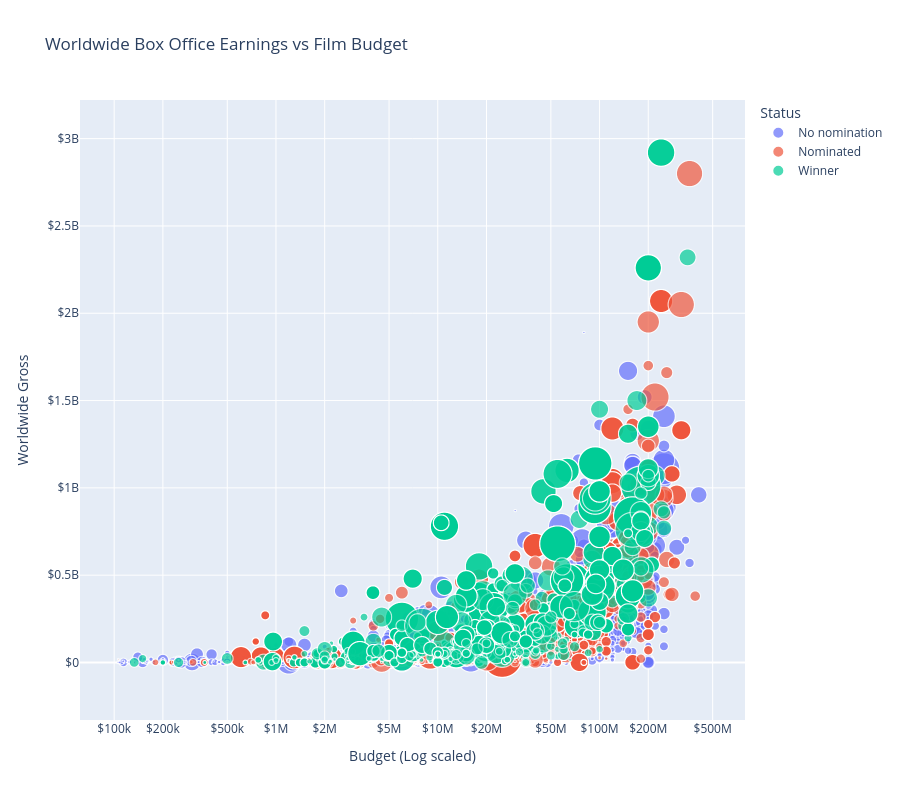

The code cell stored with this chart in its notebook:
### Markdown cell above
### Iterate through rows and add points to scatter plot
We only want to display a film once despite how many nominations or awards it received, so we remove duplicates in the dataframe. We then add the rounded budgets and box office earnings to a scatter plot along with tooltips to display the film's IMDb votes, rating, and title along with the budget and earnings.

### Code cell
df1 = to_graph[0]
df2 = to_graph[1]
df3 = to_graph[2]
df3 = df3.rename(columns={'title': 'Film'})

all_films_scatter = pd.concat([df1, df2, df3], ignore_index=True)

# remove duplicate films between Oscar nominees/winners (every film should appear only once)
winner_ids = all_films_scatter.loc[all_films_scatter['Status'] == 'Winner', 'FilmId']
all_films_scatter = all_films_scatter[
    (all_films_scatter['Status'] != 'Nominated') |
    (~all_films_scatter['FilmId'].isin(winner_ids))
]

fig = px.scatter(
    all_films_scatter,
    x='rounded_budget',
    y='rounded_gross',
    size='votes',
    size_max=40,
    color='Status',
    title='Worldwide Box Office Earnings vs Film Budget',
    custom_data=['votes', 'rating', 'Film'],
    category_orders={
        'Status': ['No nomination', 'Nominated', 'Winner']
    },
    hover_data={
        'Status': False,
        'votes': ':,',
        'rating': True,
        'Film': True if 'Film' in all_films_scatter.columns else False
    },
    labels={
        'rounded_budget': 'Budget',
        'rounded_gross': 'Gross',
        'votes': 'User Votes',
        'rating': 'IMDb Rating'
    }
)

fig.update_layout(
    xaxis_type='log',
    xaxis_title='Budget (Log scaled)',
    yaxis_title='Worldwide Gross',
    xaxis_tickformat='$~s',
    yaxis_tickprefix='$',
    height=800
)

fig.update_traces(
    hovertemplate=
        "Budget=$%{x:.2~s}<br>"
        "Gross=$%{y:.2~s}<br>"
        "User Votes=%{customdata[0]:,}<br>"
        "IMDb Rating=%{customdata[1]}<br>"
        "Film=%{customdata[2]}"
        "<extra></extra>"
)

fig.show(config={'displayModeBar': False})

### Figure 1 — Plotly figure (JSON) as saved in the notebook; plotly's stock layout.template omitted (floating-point values rounded to 4 significant figures; data arrays with more than 128 entries replaced by an {"elided": "..."} marker saying what was removed)
{"data": [{"customdata": {"elided": "8634x4 mixed values"}, "hovertemplate": "Budget=$%{x:.2~s}<br>Gross=$%{y:.2~s}<br>User Votes=%{customdata[0]:,}<br>IMDb Rating=%{customdata[1]}<br>Film=%{customdata[2]}<extra></extra>", "legendgroup": "No nomination", "marker": {"color": "#636efa", "size": {"elided": "8634 float values"}, "sizemode": "area", "sizeref": 1875, "symbol": "circle"}, "mode": "markers", "name": "No nomination", "showlegend": true, "type": "scattergl", "x": {"elided": "8634 float values"}, "xaxis": "x", "y": {"elided": "8634 float values"}, "yaxis": "y"}, {"customdata": {"elided": "1974x4 mixed values"}, "hovertemplate": "Budget=$%{x:.2~s}<br>Gross=$%{y:.2~s}<br>User Votes=%{customdata[0]:,}<br>IMDb Rating=%{customdata[1]}<br>Film=%{customdata[2]}<extra></extra>", "legendgroup": "Nominated", "marker": {"color": "#EF553B", "size": {"elided": "1974 float values"}, "sizemode": "area", "sizeref": 1875, "symbol": "circle"}, "mode": "markers", "name": "Nominated", "showlegend": true, "type": "scattergl", "x": {"elided": "1974 float values"}, "xaxis": "x", "y": {"elided": "1974 float values"}, "yaxis": "y"}, {"customdata": {"elided": "1315x4 mixed values"}, "hovertemplate": "Budget=$%{x:.2~s}<br>Gross=$%{y:.2~s}<br>User Votes=%{customdata[0]:,}<br>IMDb Rating=%{customdata[1]}<br>Film=%{customdata[2]}<extra></extra>", "legendgroup": "Winner", "marker": {"color": "#00cc96", "size": {"elided": "1315 float values"}, "sizemode": "area", "sizeref": 1875, "symbol": "circle"}, "mode": "markers", "name": "Winner", "showlegend": true, "type": "scattergl", "x": {"elided": "1315 float values"}, "xaxis": "x", "y": {"elided": "1315 float values"}, "yaxis": "y"}], "layout": {"height": 800, "legend": {"itemsizing": "constant", "title": {"text": "Status"}, "tracegroupgap": 0}, "title": {"text": "Worldwide Box Office Earnings vs Film Budget"}, "xaxis": {"anchor": "y", "domain": [0, 1], "tickformat": "$~s", "title": {"text": "Budget (Log scaled)"}, "type": "log"}, "yaxis": {"anchor": "x", "domain": [0, 1], "tickprefix": "$", "title": {"text": "Worldwide Gross"}}}}
